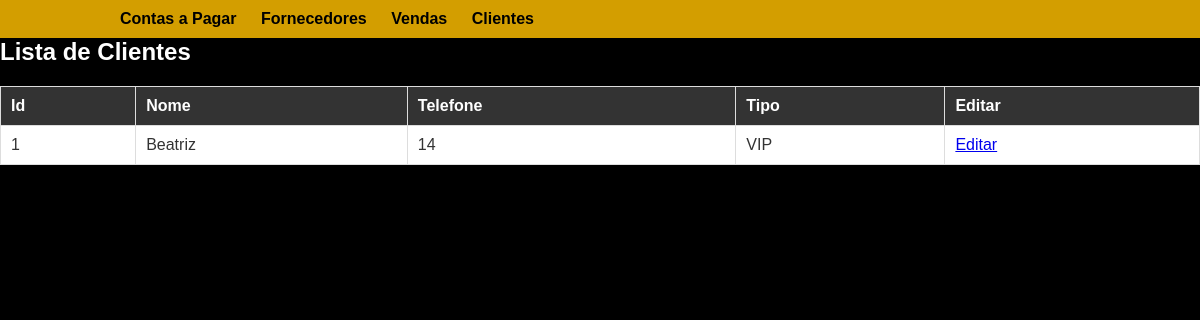
Before: /clientes with the older database file.
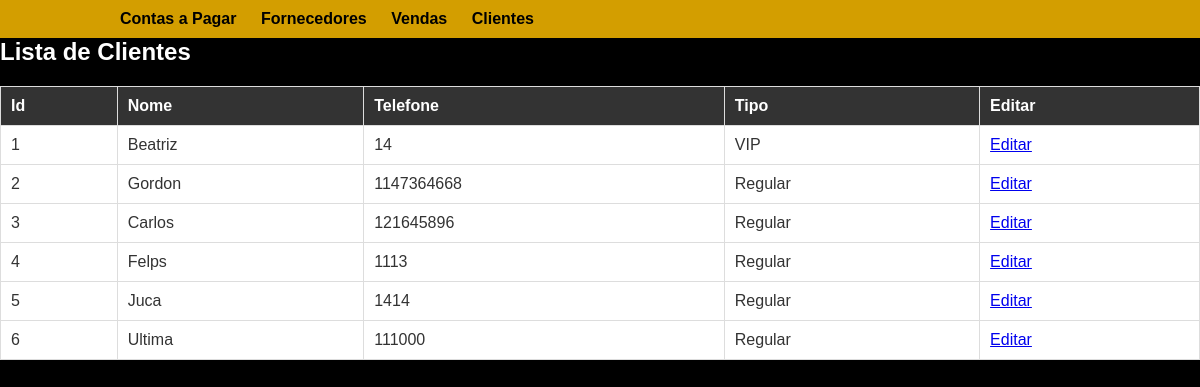
After: the same page with the newer database file.
### models/__init__.py (models this page shows, shortened)
class Clientes(db.Model):
    id_cliente = db.Column(db.Integer, primary_key=True)
    nome_cliente = db.Column(db.String(100), nullable=False)
    telefone_cliente = db.Column(db.String(20), nullable=True)
    tipo_cliente = db.Column(db.String(20), nullable=False)

### routes/clientes.py (the view)
@clientes_bp.route('/clientes', methods=['GET', 'POST'])
def listar_clientes():
    form = ClienteForm()
    clientes = db.session.query(
        Clientes)
    lista_clientes = []
    for cliente in clientes:
        lista_clientes.append({
            'id_cliente': cliente.id_cliente,
            'nome_cliente': cliente.nome_cliente,
            'telefone_cliente': cliente.telefone_cliente,
            'tipo_cliente': cliente.tipo_cliente,
        })
    return render_template('clientes/clientes.html',
                           clientes=lista_clientes,
                           form=form)

### templates/clientes/clientes.html
{% extends 'layout.html' %}
{% block content %}
    <h2>Lista de Clientes</h2>
    <table class="table">
        <thead>
            <tr>
                <th>Id</th>
                <th>Nome</th>
                <th>Telefone</th>
                <th>Tipo</th>
                <th>Editar</th>
            </tr>
        </thead>
        <tbody>
            {% for cliente in clientes %}
                <tr>
                    <td>{{ cliente['id_cliente'] }}</td>
                    <td>{{ cliente['nome_cliente'] }}</td>
                    <td>{{ cliente['telefone_cliente'] }}</td>
                    <td>{{ cliente['tipo_cliente'] }}</td>
                    <td>
                        <a href="{{ url_for('clientes.editar_cliente', id=cliente.id_cliente) }}">Editar</a>
                    </td>
                </tr>
            {% endfor %}
        </tbody>
    </table>
{% endblock %}

### templates/layout.html (shortened to what this page needs)
<!DOCTYPE html>
<html lang="en">
<head>
    <link rel="stylesheet" href="{{ url_for('static', filename='css/style.css') }}">
</head>
<body>
    <nav class="navbar">
        <div class="container">
            <ul class="nav">
                <li class="submenu">
                    <a href="{{ url_for('contas_pagar.listar_contas_pagar') }}">Contas a Pagar</a>
                </li>
                <li class="submenu">
                    <a href="{{ url_for('fornecedores.listar_fornecedores') }}">Fornecedores</a>
                </li>
                <li class="submenu">
                    <a href="{{ url_for('vendas.listar_vendas') }}">Vendas</a>
                </li>
                <li class="submenu">
                    <a href="{{ url_for('clientes.listar_clientes') }}">Clientes</a>
                </li>
            </ul>
        </div>
    </nav>
    <div class="conteudo">
        {% block content %}{% endblock %}
    </div>
</body>
</html>

### static/css/style.css (style rules this page uses)
body, h1, h2, h3, p, ul, li { margin: 0; padding: 0; }
body { font-family: Arial, sans-serif; background-color: #000; color: #fff; margin: 0; padding: 0; }
.container { width: 80%; margin: 0 auto; }
nav { background-color: rgba(253, 190, 0, 0.835); padding: 10px 0; }
nav ul { list-style-type: none; }
nav ul li { display: inline; margin-right: 20px; }
nav a { color: #000; text-decoration: none; font-weight: bold; }
.submenu { position: relative; }
.table { width: 100%; border-collapse: collapse; margin-top: 20px; font-family: 'Arial', sans-serif; }
.table th, .table td { border: 1px solid #ddd; padding: 10px; text-align: left; font-family: 'Arial', sans-serif; }
.table th { background-color: #333; color: #fff; }
.table td { background-color: #fff; color: #333; }

Changed rows visible on the page:
added Clientes: id_cliente "2", nome_cliente "Gordon", telefone_cliente "1147364668", tipo_cliente "Regular"
added Clientes: id_cliente "3", nome_cliente "Carlos", telefone_cliente "121645896", tipo_cliente "Regular"
added Clientes: id_cliente "4", nome_cliente "Felps", telefone_cliente "1113", tipo_cliente "Regular"
added Clientes: id_cliente "5", nome_cliente "Juca", telefone_cliente "1414", tipo_cliente "Regular"
added Clientes: id_cliente "6", nome_cliente "Ultima", telefone_cliente "111000", tipo_cliente "Regular"
